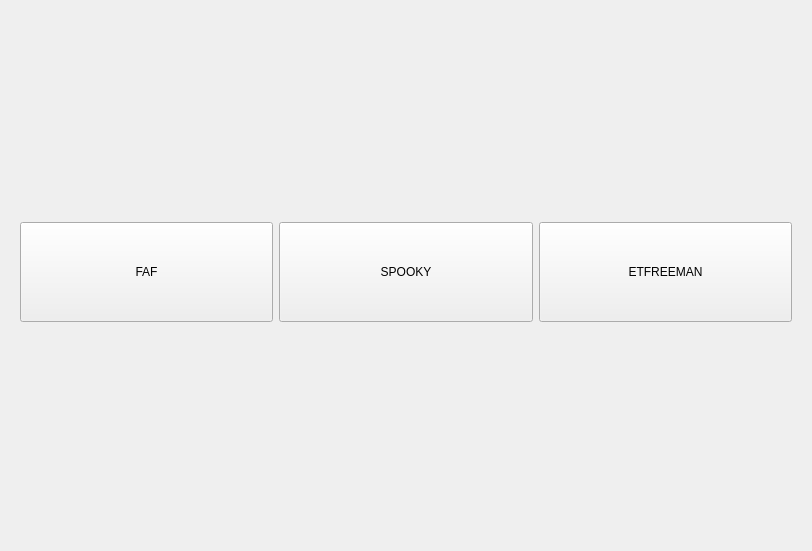
<?xml version="1.0" encoding="UTF-8"?>
<ui version="4.0">
 <class>rootView</class>
 <widget class="QWidget" name="rootView">
  <property name="geometry">
   <rect>
    <x>0</x>
    <y>0</y>
    <width>812</width>
    <height>551</height>
   </rect>
  </property>
  <property name="sizePolicy">
   <sizepolicy hsizetype="Preferred" vsizetype="Preferred">
    <horstretch>0</horstretch>
    <verstretch>0</verstretch>
   </sizepolicy>
  </property>
  <property name="windowTitle">
   <string>Form</string>
  </property>
  <layout class="QVBoxLayout" name="verticalLayout">
   <property name="topMargin">
    <number>4</number>
   </property>
   <item>
    <widget class="QWidget" name="widget" native="true">
     <property name="sizePolicy">
      <sizepolicy hsizetype="Preferred" vsizetype="Preferred">
       <horstretch>0</horstretch>
       <verstretch>0</verstretch>
      </sizepolicy>
     </property>
     <property name="minimumSize">
      <size>
       <width>0</width>
       <height>0</height>
      </size>
     </property>
     <property name="maximumSize">
      <size>
       <width>16777215</width>
       <height>100</height>
      </size>
     </property>
     <layout class="QHBoxLayout" name="horizontalLayout">
      <property name="topMargin">
       <number>0</number>
      </property>
      <property name="bottomMargin">
       <number>0</number>
      </property>
      <item>
       <widget class="QPushButton" name="fafDbButton">
        <property name="sizePolicy">
         <sizepolicy hsizetype="Minimum" vsizetype="Preferred">
          <horstretch>0</horstretch>
          <verstretch>0</verstretch>
         </sizepolicy>
        </property>
        <property name="minimumSize">
         <size>
          <width>0</width>
          <height>20</height>
         </size>
        </property>
        <property name="text">
         <string>FAF</string>
        </property>
       </widget>
      </item>
      <item>
       <widget class="QPushButton" name="spookyDbButton">
        <property name="sizePolicy">
         <sizepolicy hsizetype="Minimum" vsizetype="Preferred">
          <horstretch>0</horstretch>
          <verstretch>0</verstretch>
         </sizepolicy>
        </property>
        <property name="minimumSize">
         <size>
          <width>0</width>
          <height>20</height>
         </size>
        </property>
        <property name="text">
         <string>SPOOKY</string>
        </property>
       </widget>
      </item>
      <item>
       <widget class="QPushButton" name="etfreemanDbButton">
        <property name="sizePolicy">
         <sizepolicy hsizetype="Minimum" vsizetype="Preferred">
          <horstretch>0</horstretch>
          <verstretch>0</verstretch>
         </sizepolicy>
        </property>
        <property name="minimumSize">
         <size>
          <width>0</width>
          <height>20</height>
         </size>
        </property>
        <property name="text">
         <string>ETFREEMAN</string>
        </property>
       </widget>
      </item>
     </layout>
    </widget>
   </item>
  </layout>
 </widget>
 <resources/>
 <connections/>
</ui>
